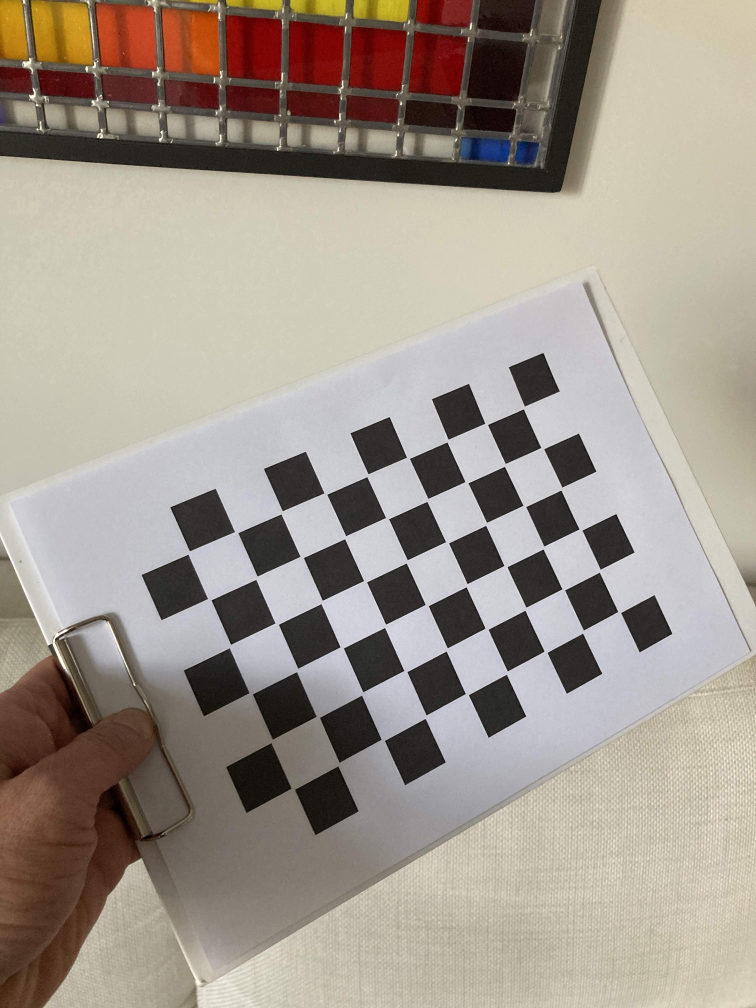
#> input picture calibrate-fisheye/images/IMG_2495.jpg, 3024 x 4032 px (shown at 1/4 size); its folder holds only this picture in this run
$ python undistort.py   (older library calls are emulated)
#> lines starting #> are read from the running program, lines starting #| are printed output that depends on the picture
import cv2
import imutils
import numpy as np
import os
import sys
import glob
import json
import argparse

parser = argparse.ArgumentParser(description='Undistort image based on calibrate data')
parser.add_argument('-imgHeight', help="height of the image", type=int, default=4032)
parser.add_argument('-imgWidth', help="widthy of the image", type=int, default=3024)
parser.add_argument('-calibrationDataFile', '--calibrationDataFile', help="name of the json file with calibration data", type=str, default="data.json")

args = parser.parse_args()

H = args.imgHeight
W = args.imgWidth
dataFileName = args.calibrationDataFile

DIM=(W, H)

with open(dataFileName, 'r') as f:
#> (reads calibrate-fisheye/data.json from the repository)
    data=f.read()
param = json.loads(data)
K = np.array(param["K"])
ORIGINAL_D = np.array(param["D"])

X = -0.2
D=np.array([[X], [X], [X], [X]])

def undistort(img_path):
#> called with img_path = 'images/IMG_2495.jpg'
    img = cv2.imread(img_path)
#> img is the input picture: shape (4032, 3024, 3); mean B, G, R 140, 150.6, 160.1
    h,w = img.shape[:2]
#> h = 4032; w = 3024
    # https://docs.opencv.org/2.4/modules/imgproc/doc/geometric_transformations.html#initundistortrectifymap
    map1, map2 = cv2.fisheye.initUndistortRectifyMap(K, D, np.eye(3), K, DIM, cv2.CV_16SC2)
    undistorted_img = cv2.remap(img, map1, map2, interpolation=cv2.INTER_LINEAR, borderMode=cv2.BORDER_CONSTANT)
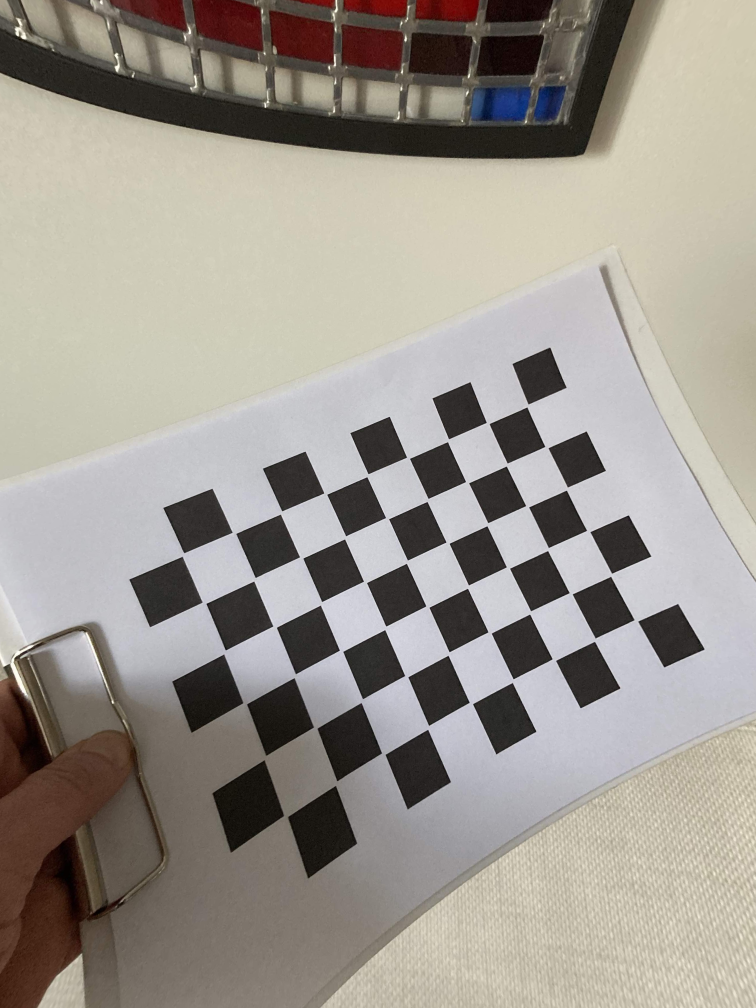
#> undistorted_img: shape (4032, 3024, 3) (shown at 1/4 size); mean B, G, R 143.1, 150.9, 156.7
    undistorted_img_resized = imutils.resize(undistorted_img, width=800)
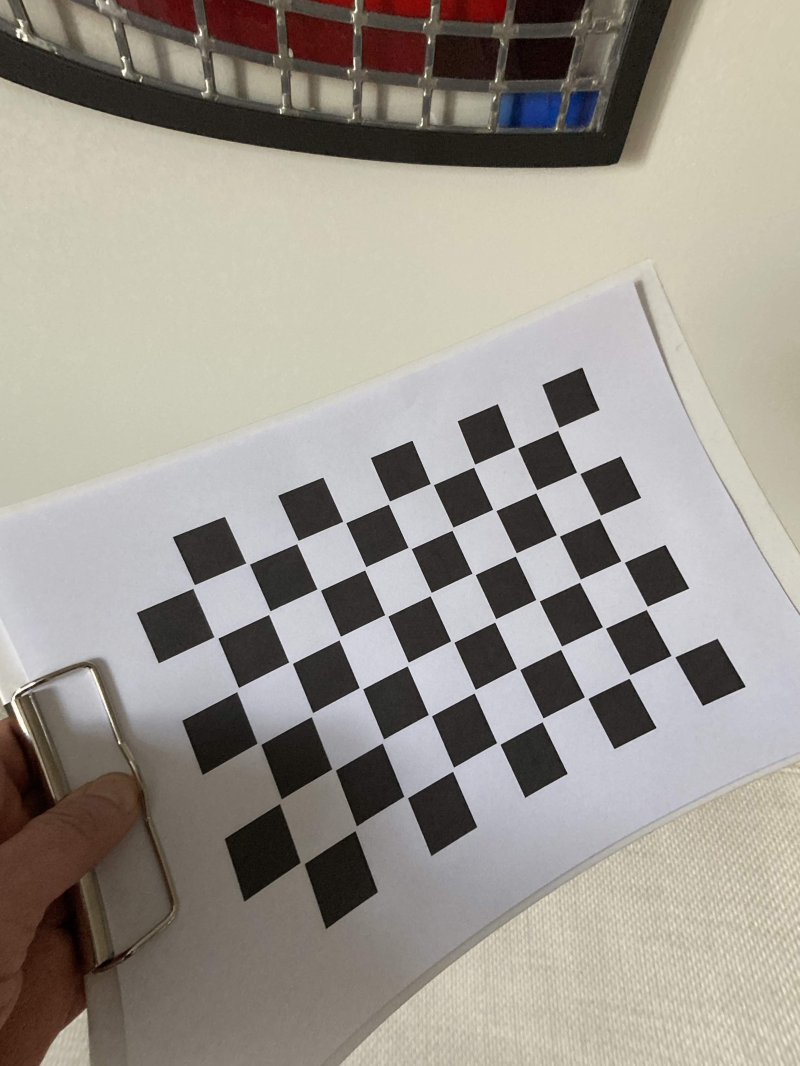
#> undistorted_img_resized: shape (1066, 800, 3); mean B, G, R 143.1, 150.9, 156.7
    cv2.imshow("undistorted %s" % img_path, undistorted_img_resized)
    cv2.waitKey(0)
    cv2.destroyAllWindows()

images = glob.glob('images/*.jpg')

print("Showing only the first image")
for f in images[:1]:
    undistort(f)
